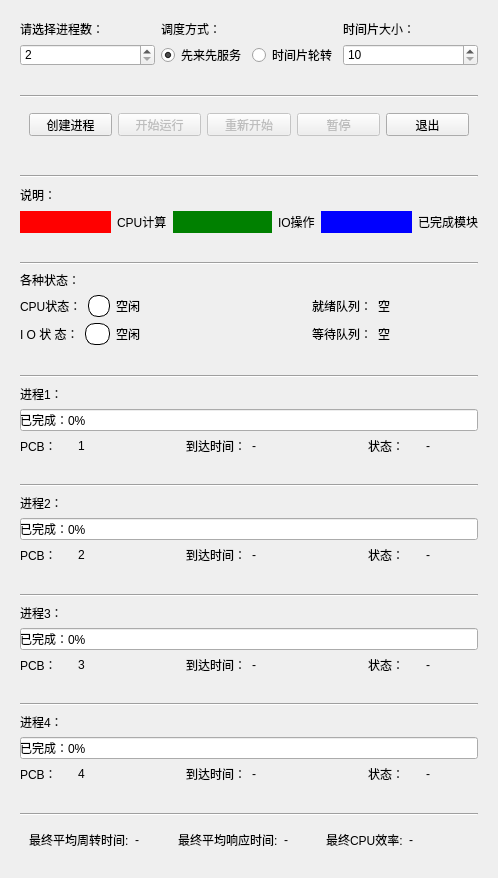
<?xml version="1.0" encoding="UTF-8"?>
<ui version="4.0">
 <class>Window</class>
 <widget class="QWidget" name="Window">
  <property name="geometry">
   <rect>
    <x>0</x>
    <y>0</y>
    <width>494</width>
    <height>878</height>
   </rect>
  </property>
  <property name="windowTitle">
   <string>Form</string>
  </property>
  <layout class="QVBoxLayout" name="verticalLayout_12">
   <item>
    <widget class="QWidget" name="widget1" native="true">
     <property name="minimumSize">
      <size>
       <width>476</width>
       <height>64</height>
      </size>
     </property>
     <property name="sizeIncrement">
      <size>
       <width>476</width>
       <height>64</height>
      </size>
     </property>
     <property name="baseSize">
      <size>
       <width>476</width>
       <height>64</height>
      </size>
     </property>
     <property name="styleSheet">
      <string notr="true">;</string>
     </property>
     <layout class="QHBoxLayout" name="horizontalLayout_2">
      <item>
       <layout class="QVBoxLayout" name="verticalLayout">
        <item>
         <widget class="QLabel" name="label_2">
          <property name="text">
           <string>请选择进程数：</string>
          </property>
         </widget>
        </item>
        <item>
         <widget class="QSpinBox" name="progress_num_box">
          <property name="enabled">
           <bool>true</bool>
          </property>
          <property name="minimum">
           <number>2</number>
          </property>
          <property name="maximum">
           <number>4</number>
          </property>
         </widget>
        </item>
       </layout>
      </item>
      <item>
       <layout class="QVBoxLayout" name="verticalLayout_2">
        <item>
         <widget class="QLabel" name="label">
          <property name="text">
           <string>调度方式：</string>
          </property>
         </widget>
        </item>
        <item>
         <layout class="QHBoxLayout" name="horizontalLayout">
          <item>
           <widget class="QRadioButton" name="FCFS_button">
            <property name="text">
             <string>先来先服务</string>
            </property>
            <property name="checked">
             <bool>true</bool>
            </property>
           </widget>
          </item>
          <item>
           <widget class="QRadioButton" name="RR_button">
            <property name="text">
             <string>时间片轮转</string>
            </property>
           </widget>
          </item>
         </layout>
        </item>
       </layout>
      </item>
      <item>
       <layout class="QVBoxLayout" name="verticalLayout_3">
        <item>
         <widget class="QLabel" name="label_3">
          <property name="text">
           <string>时间片大小：</string>
          </property>
         </widget>
        </item>
        <item>
         <widget class="QSpinBox" name="time_slicing_box">
          <property name="minimum">
           <number>10</number>
          </property>
          <property name="maximum">
           <number>30</number>
          </property>
          <property name="singleStep">
           <number>10</number>
          </property>
         </widget>
        </item>
       </layout>
      </item>
     </layout>
    </widget>
   </item>
   <item>
    <spacer name="verticalSpacer">
     <property name="orientation">
      <enum>Qt::Vertical</enum>
     </property>
     <property name="sizeHint" stdset="0">
      <size>
       <width>20</width>
       <height>40</height>
      </size>
     </property>
    </spacer>
   </item>
   <item>
    <widget class="QWidget" name="widget2" native="true">
     <property name="minimumSize">
      <size>
       <width>476</width>
       <height>68</height>
      </size>
     </property>
     <layout class="QVBoxLayout" name="verticalLayout_11">
      <item>
       <widget class="Line" name="line_8">
        <property name="orientation">
         <enum>Qt::Horizontal</enum>
        </property>
       </widget>
      </item>
      <item>
       <widget class="QWidget" name="buttons_widget" native="true">
        <property name="styleSheet">
         <string notr="true">;</string>
        </property>
        <layout class="QHBoxLayout" name="horizontalLayout_28">
         <item>
          <widget class="QPushButton" name="create_progress_button">
           <property name="text">
            <string>创建进程</string>
           </property>
          </widget>
         </item>
         <item>
          <widget class="QPushButton" name="start_button">
           <property name="enabled">
            <bool>false</bool>
           </property>
           <property name="text">
            <string>开始运行</string>
           </property>
           <property name="checkable">
            <bool>false</bool>
           </property>
          </widget>
         </item>
         <item>
          <widget class="QPushButton" name="re_start_button">
           <property name="enabled">
            <bool>false</bool>
           </property>
           <property name="text">
            <string>重新开始</string>
           </property>
          </widget>
         </item>
         <item>
          <widget class="QPushButton" name="stop_continue_button">
           <property name="enabled">
            <bool>false</bool>
           </property>
           <property name="text">
            <string>暂停</string>
           </property>
          </widget>
         </item>
         <item>
          <widget class="QPushButton" name="exit_button">
           <property name="text">
            <string>退出</string>
           </property>
          </widget>
         </item>
        </layout>
       </widget>
      </item>
     </layout>
    </widget>
   </item>
   <item>
    <spacer name="verticalSpacer_2">
     <property name="orientation">
      <enum>Qt::Vertical</enum>
     </property>
     <property name="sizeHint" stdset="0">
      <size>
       <width>20</width>
       <height>40</height>
      </size>
     </property>
    </spacer>
   </item>
   <item>
    <widget class="QWidget" name="widget3" native="true">
     <property name="minimumSize">
      <size>
       <width>476</width>
       <height>76</height>
      </size>
     </property>
     <property name="styleSheet">
      <string notr="true">;</string>
     </property>
     <layout class="QVBoxLayout" name="verticalLayout_4">
      <item>
       <widget class="Line" name="line_7">
        <property name="orientation">
         <enum>Qt::Horizontal</enum>
        </property>
       </widget>
      </item>
      <item>
       <widget class="QLabel" name="label_4">
        <property name="text">
         <string>说明：</string>
        </property>
       </widget>
      </item>
      <item>
       <layout class="QHBoxLayout" name="horizontalLayout_6">
        <item>
         <layout class="QHBoxLayout" name="horizontalLayout_5">
          <item>
           <widget class="QProgressBar" name="progressBar_3">
            <property name="enabled">
             <bool>true</bool>
            </property>
            <property name="styleSheet">
             <string notr="true">QProgressBar::chunk
{
    background-color: red;
}</string>
            </property>
            <property name="value">
             <number>100</number>
            </property>
            <property name="textVisible">
             <bool>false</bool>
            </property>
            <property name="format">
             <string/>
            </property>
           </widget>
          </item>
          <item>
           <widget class="QLabel" name="label_7">
            <property name="text">
             <string>CPU计算</string>
            </property>
           </widget>
          </item>
         </layout>
        </item>
        <item>
         <layout class="QHBoxLayout" name="horizontalLayout_4">
          <item>
           <widget class="QProgressBar" name="progressBar_2">
            <property name="styleSheet">
             <string notr="true">QProgressBar::chunk
{
    background-color: green; 
}</string>
            </property>
            <property name="value">
             <number>100</number>
            </property>
            <property name="textVisible">
             <bool>false</bool>
            </property>
            <property name="format">
             <string/>
            </property>
           </widget>
          </item>
          <item>
           <widget class="QLabel" name="label_6">
            <property name="text">
             <string>IO操作</string>
            </property>
           </widget>
          </item>
         </layout>
        </item>
        <item>
         <layout class="QHBoxLayout" name="horizontalLayout_3">
          <item>
           <widget class="QProgressBar" name="progressBar">
            <property name="styleSheet">
             <string notr="true">QProgressBar::chunk
{
    background-color: blue; 
}</string>
            </property>
            <property name="value">
             <number>100</number>
            </property>
            <property name="textVisible">
             <bool>false</bool>
            </property>
            <property name="format">
             <string/>
            </property>
           </widget>
          </item>
          <item>
           <widget class="QLabel" name="label_5">
            <property name="text">
             <string>已完成模块</string>
            </property>
           </widget>
          </item>
         </layout>
        </item>
       </layout>
      </item>
     </layout>
    </widget>
   </item>
   <item>
    <spacer name="verticalSpacer_3">
     <property name="orientation">
      <enum>Qt::Vertical</enum>
     </property>
     <property name="sizeHint" stdset="0">
      <size>
       <width>20</width>
       <height>40</height>
      </size>
     </property>
    </spacer>
   </item>
   <item>
    <widget class="QWidget" name="widget4" native="true">
     <property name="minimumSize">
      <size>
       <width>476</width>
       <height>101</height>
      </size>
     </property>
     <property name="styleSheet">
      <string notr="true"/>
     </property>
     <layout class="QVBoxLayout" name="verticalLayout_5">
      <item>
       <widget class="Line" name="line_6">
        <property name="orientation">
         <enum>Qt::Horizontal</enum>
        </property>
       </widget>
      </item>
      <item>
       <widget class="QLabel" name="label_8">
        <property name="text">
         <string>各种状态：</string>
        </property>
       </widget>
      </item>
      <item>
       <layout class="QGridLayout" name="gridLayout">
        <item row="0" column="2">
         <layout class="QHBoxLayout" name="horizontalLayout_9">
          <item>
           <widget class="QLabel" name="label_11">
            <property name="text">
             <string>就绪队列：</string>
            </property>
           </widget>
          </item>
          <item>
           <widget class="QLabel" name="ready_queue_label">
            <property name="text">
             <string>空</string>
            </property>
           </widget>
          </item>
          <item>
           <spacer name="horizontalSpacer_2">
            <property name="orientation">
             <enum>Qt::Horizontal</enum>
            </property>
            <property name="sizeHint" stdset="0">
             <size>
              <width>40</width>
              <height>20</height>
             </size>
            </property>
           </spacer>
          </item>
         </layout>
        </item>
        <item row="0" column="0">
         <layout class="QHBoxLayout" name="horizontalLayout_7">
          <item>
           <widget class="QLabel" name="label_10">
            <property name="text">
             <string>CPU状态：</string>
            </property>
           </widget>
          </item>
          <item>
           <widget class="QPushButton" name="cpu_state_button">
            <property name="enabled">
             <bool>false</bool>
            </property>
            <property name="minimumSize">
             <size>
              <width>20</width>
              <height>20</height>
             </size>
            </property>
            <property name="styleSheet">
             <string notr="true">QPushButton {
    border: 1px solid black; /* 设置黑色边框，可以根据需要调整边框宽度 */
    background-color: white; /* 设置背景颜色为白色 */
	border-radius: 10px; /* 设置按钮的边界半径为按钮宽度和高度的一半，以使其呈现为圆形 */
    width: 20px; /* 设置按钮的宽度 */
    height: 20px; /* 设置按钮的高度 */
}
</string>
            </property>
            <property name="text">
             <string/>
            </property>
            <property name="checkable">
             <bool>false</bool>
            </property>
           </widget>
          </item>
          <item>
           <widget class="QLabel" name="cpu_state_label">
            <property name="text">
             <string>空闲</string>
            </property>
           </widget>
          </item>
         </layout>
        </item>
        <item row="1" column="0">
         <layout class="QHBoxLayout" name="horizontalLayout_8">
          <item>
           <widget class="QLabel" name="label_14">
            <property name="text">
             <string>I O 状 态：</string>
            </property>
           </widget>
          </item>
          <item>
           <widget class="QPushButton" name="io_state_button">
            <property name="enabled">
             <bool>false</bool>
            </property>
            <property name="minimumSize">
             <size>
              <width>20</width>
              <height>20</height>
             </size>
            </property>
            <property name="styleSheet">
             <string notr="true">QPushButton {
    border: 1px solid black; /* 设置黑色边框，可以根据需要调整边框宽度 */
    background-color: white; /* 设置背景颜色为白色 */
	border-radius: 10px; /* 设置按钮的边界半径为按钮宽度和高度的一半，以使其呈现为圆形 */
    width: 20px; /* 设置按钮的宽度 */
    height: 20px; /* 设置按钮的高度 */
}
</string>
            </property>
            <property name="text">
             <string/>
            </property>
            <property name="checkable">
             <bool>false</bool>
            </property>
           </widget>
          </item>
          <item>
           <widget class="QLabel" name="io_state_label">
            <property name="text">
             <string>空闲</string>
            </property>
           </widget>
          </item>
         </layout>
        </item>
        <item row="1" column="2">
         <layout class="QHBoxLayout" name="horizontalLayout_10">
          <item>
           <widget class="QLabel" name="label_12">
            <property name="text">
             <string>等待队列：</string>
            </property>
           </widget>
          </item>
          <item>
           <widget class="QLabel" name="wait_queue_label">
            <property name="text">
             <string>空</string>
            </property>
           </widget>
          </item>
          <item>
           <spacer name="horizontalSpacer_4">
            <property name="orientation">
             <enum>Qt::Horizontal</enum>
            </property>
            <property name="sizeHint" stdset="0">
             <size>
              <width>40</width>
              <height>20</height>
             </size>
            </property>
           </spacer>
          </item>
         </layout>
        </item>
        <item row="0" column="1">
         <spacer name="horizontalSpacer">
          <property name="orientation">
           <enum>Qt::Horizontal</enum>
          </property>
          <property name="sizeHint" stdset="0">
           <size>
            <width>50</width>
            <height>20</height>
           </size>
          </property>
         </spacer>
        </item>
        <item row="1" column="1">
         <spacer name="horizontalSpacer_3">
          <property name="orientation">
           <enum>Qt::Horizontal</enum>
          </property>
          <property name="sizeHint" stdset="0">
           <size>
            <width>40</width>
            <height>20</height>
           </size>
          </property>
         </spacer>
        </item>
       </layout>
      </item>
     </layout>
    </widget>
   </item>
   <item>
    <spacer name="verticalSpacer_4">
     <property name="orientation">
      <enum>Qt::Vertical</enum>
     </property>
     <property name="sizeHint" stdset="0">
      <size>
       <width>20</width>
       <height>40</height>
      </size>
     </property>
    </spacer>
   </item>
   <item>
    <widget class="QWidget" name="progress1_widget" native="true">
     <property name="enabled">
      <bool>true</bool>
     </property>
     <property name="minimumSize">
      <size>
       <width>476</width>
       <height>98</height>
      </size>
     </property>
     <property name="styleSheet">
      <string notr="true"/>
     </property>
     <layout class="QVBoxLayout" name="verticalLayout_6">
      <item>
       <widget class="Line" name="line_5">
        <property name="orientation">
         <enum>Qt::Horizontal</enum>
        </property>
       </widget>
      </item>
      <item>
       <widget class="QLabel" name="label_15">
        <property name="text">
         <string>进程1：</string>
        </property>
       </widget>
      </item>
      <item>
       <widget class="QProgressBar" name="progress1_bar">
        <property name="layoutDirection">
         <enum>Qt::LeftToRight</enum>
        </property>
        <property name="styleSheet">
         <string notr="true">QProgressBar {
    text-align: left; /* 设置文本左对齐 */
}

QProgressBar::chunk {
    background-color: blue; /* 设置进度条颜色为蓝色 */
}

QProgressBar::text {
    position: relative; /* 使文本垂直居中 */
    top: 50%; /* 使文本垂直居中 */
    transform: translateY(-50%); /* 使文本垂直居中 */
}
</string>
        </property>
        <property name="value">
         <number>0</number>
        </property>
        <property name="textVisible">
         <bool>true</bool>
        </property>
        <property name="textDirection">
         <enum>QProgressBar::TopToBottom</enum>
        </property>
        <property name="format">
         <string>已完成：%p%</string>
        </property>
       </widget>
      </item>
      <item>
       <layout class="QHBoxLayout" name="horizontalLayout_15">
        <item>
         <layout class="QHBoxLayout" name="horizontalLayout_11">
          <item>
           <widget class="QLabel" name="label_16">
            <property name="text">
             <string>PCB：</string>
            </property>
           </widget>
          </item>
          <item>
           <widget class="QLabel" name="label_17">
            <property name="text">
             <string>1</string>
            </property>
           </widget>
          </item>
         </layout>
        </item>
        <item>
         <widget class="QLabel" name="label_20">
          <property name="text">
           <string>到达时间：</string>
          </property>
          <property name="alignment">
           <set>Qt::AlignRight|Qt::AlignTrailing|Qt::AlignVCenter</set>
          </property>
         </widget>
        </item>
        <item>
         <widget class="QLabel" name="progress1_arrival_time_label">
          <property name="text">
           <string>-</string>
          </property>
         </widget>
        </item>
        <item>
         <layout class="QHBoxLayout" name="horizontalLayout_13">
          <item>
           <widget class="QLabel" name="label_19">
            <property name="text">
             <string>状态：</string>
            </property>
           </widget>
          </item>
          <item>
           <widget class="QLabel" name="progress1_state_label">
            <property name="text">
             <string>-</string>
            </property>
           </widget>
          </item>
         </layout>
        </item>
       </layout>
      </item>
     </layout>
    </widget>
   </item>
   <item>
    <spacer name="verticalSpacer_5">
     <property name="orientation">
      <enum>Qt::Vertical</enum>
     </property>
     <property name="sizeHint" stdset="0">
      <size>
       <width>20</width>
       <height>40</height>
      </size>
     </property>
    </spacer>
   </item>
   <item>
    <widget class="QWidget" name="progress2_widget" native="true">
     <property name="minimumSize">
      <size>
       <width>476</width>
       <height>98</height>
      </size>
     </property>
     <property name="styleSheet">
      <string notr="true"/>
     </property>
     <layout class="QVBoxLayout" name="verticalLayout_8">
      <item>
       <widget class="Line" name="line_4">
        <property name="orientation">
         <enum>Qt::Horizontal</enum>
        </property>
       </widget>
      </item>
      <item>
       <widget class="QLabel" name="label_29">
        <property name="text">
         <string>进程2：</string>
        </property>
       </widget>
      </item>
      <item>
       <widget class="QProgressBar" name="progress2_bar">
        <property name="styleSheet">
         <string notr="true">QProgressBar {
    text-align: left; /* 设置文本左对齐 */
}

QProgressBar::chunk {
    background-color: blue; /* 设置进度条颜色为蓝色 */
}

QProgressBar::text {
    position: relative; /* 使文本垂直居中 */
    top: 50%; /* 使文本垂直居中 */
    transform: translateY(-50%); /* 使文本垂直居中 */
}
</string>
        </property>
        <property name="value">
         <number>0</number>
        </property>
        <property name="format">
         <string>已完成：%p%</string>
        </property>
       </widget>
      </item>
      <item>
       <layout class="QHBoxLayout" name="horizontalLayout_21">
        <item>
         <layout class="QHBoxLayout" name="horizontalLayout_12">
          <item>
           <widget class="QLabel" name="label_30">
            <property name="text">
             <string>PCB：</string>
            </property>
           </widget>
          </item>
          <item>
           <widget class="QLabel" name="label_31">
            <property name="text">
             <string>2</string>
            </property>
           </widget>
          </item>
         </layout>
        </item>
        <item>
         <widget class="QLabel" name="label_22">
          <property name="text">
           <string>到达时间：</string>
          </property>
          <property name="alignment">
           <set>Qt::AlignRight|Qt::AlignTrailing|Qt::AlignVCenter</set>
          </property>
         </widget>
        </item>
        <item>
         <widget class="QLabel" name="progress2_arrival_time_label">
          <property name="text">
           <string>-</string>
          </property>
         </widget>
        </item>
        <item>
         <layout class="QHBoxLayout" name="horizontalLayout_22">
          <item>
           <widget class="QLabel" name="label_32">
            <property name="text">
             <string>状态：</string>
            </property>
           </widget>
          </item>
          <item>
           <widget class="QLabel" name="progress2_state_label">
            <property name="text">
             <string>-</string>
            </property>
           </widget>
          </item>
         </layout>
        </item>
       </layout>
      </item>
     </layout>
    </widget>
   </item>
   <item>
    <spacer name="verticalSpacer_6">
     <property name="orientation">
      <enum>Qt::Vertical</enum>
     </property>
     <property name="sizeHint" stdset="0">
      <size>
       <width>20</width>
       <height>40</height>
      </size>
     </property>
    </spacer>
   </item>
   <item>
    <widget class="QWidget" name="progress3_widget" native="true">
     <property name="minimumSize">
      <size>
       <width>476</width>
       <height>98</height>
      </size>
     </property>
     <property name="styleSheet">
      <string notr="true"/>
     </property>
     <layout class="QVBoxLayout" name="verticalLayout_9">
      <item>
       <widget class="Line" name="line_3">
        <property name="orientation">
         <enum>Qt::Horizontal</enum>
        </property>
       </widget>
      </item>
      <item>
       <widget class="QLabel" name="label_36">
        <property name="text">
         <string>进程3：</string>
        </property>
       </widget>
      </item>
      <item>
       <widget class="QProgressBar" name="progress3_bar">
        <property name="styleSheet">
         <string notr="true">QProgressBar {
    text-align: left; /* 设置文本左对齐 */
}

QProgressBar::chunk {
    background-color: blue; /* 设置进度条颜色为蓝色 */
}

QProgressBar::text {
    position: relative; /* 使文本垂直居中 */
    top: 50%; /* 使文本垂直居中 */
    transform: translateY(-50%); /* 使文本垂直居中 */
}
</string>
        </property>
        <property name="value">
         <number>0</number>
        </property>
        <property name="format">
         <string>已完成：%p%</string>
        </property>
       </widget>
      </item>
      <item>
       <layout class="QHBoxLayout" name="horizontalLayout_24">
        <item>
         <layout class="QHBoxLayout" name="horizontalLayout_25">
          <item>
           <widget class="QLabel" name="label_37">
            <property name="text">
             <string>PCB：</string>
            </property>
           </widget>
          </item>
          <item>
           <widget class="QLabel" name="label_38">
            <property name="text">
             <string>3</string>
            </property>
           </widget>
          </item>
         </layout>
        </item>
        <item>
         <widget class="QLabel" name="label_24">
          <property name="text">
           <string>到达时间：</string>
          </property>
          <property name="alignment">
           <set>Qt::AlignRight|Qt::AlignTrailing|Qt::AlignVCenter</set>
          </property>
         </widget>
        </item>
        <item>
         <widget class="QLabel" name="progress3_arrival_time_label">
          <property name="text">
           <string>-</string>
          </property>
         </widget>
        </item>
        <item>
         <layout class="QHBoxLayout" name="horizontalLayout_26">
          <item>
           <widget class="QLabel" name="label_39">
            <property name="text">
             <string>状态：</string>
            </property>
           </widget>
          </item>
          <item>
           <widget class="QLabel" name="progress3_state_label">
            <property name="text">
             <string>-</string>
            </property>
           </widget>
          </item>
         </layout>
        </item>
       </layout>
      </item>
     </layout>
    </widget>
   </item>
   <item>
    <spacer name="verticalSpacer_7">
     <property name="orientation">
      <enum>Qt::Vertical</enum>
     </property>
     <property name="sizeHint" stdset="0">
      <size>
       <width>20</width>
       <height>40</height>
      </size>
     </property>
    </spacer>
   </item>
   <item>
    <widget class="QWidget" name="progress4_widget" native="true">
     <property name="minimumSize">
      <size>
       <width>476</width>
       <height>98</height>
      </size>
     </property>
     <property name="styleSheet">
      <string notr="true"/>
     </property>
     <layout class="QVBoxLayout" name="verticalLayout_10">
      <item>
       <widget class="Line" name="line_2">
        <property name="orientation">
         <enum>Qt::Horizontal</enum>
        </property>
       </widget>
      </item>
      <item>
       <widget class="QLabel" name="label_50">
        <property name="text">
         <string>进程4：</string>
        </property>
       </widget>
      </item>
      <item>
       <widget class="QProgressBar" name="progress4_bar">
        <property name="styleSheet">
         <string notr="true">QProgressBar {
    text-align: left; /* 设置文本左对齐 */
}

QProgressBar::chunk {
    background-color: blue; /* 设置进度条颜色为蓝色 */
}

QProgressBar::text {
    position: relative; /* 使文本垂直居中 */
    top: 50%; /* 使文本垂直居中 */
    transform: translateY(-50%); /* 使文本垂直居中 */
}
</string>
        </property>
        <property name="value">
         <number>0</number>
        </property>
        <property name="format">
         <string>已完成：%p%</string>
        </property>
       </widget>
      </item>
      <item>
       <layout class="QHBoxLayout" name="horizontalLayout_33">
        <item>
         <layout class="QHBoxLayout" name="horizontalLayout_34">
          <item>
           <widget class="QLabel" name="label_51">
            <property name="text">
             <string>PCB：</string>
            </property>
           </widget>
          </item>
          <item>
           <widget class="QLabel" name="label_52">
            <property name="text">
             <string>4</string>
            </property>
           </widget>
          </item>
         </layout>
        </item>
        <item>
         <widget class="QLabel" name="label_26">
          <property name="text">
           <string>到达时间：</string>
          </property>
          <property name="alignment">
           <set>Qt::AlignRight|Qt::AlignTrailing|Qt::AlignVCenter</set>
          </property>
         </widget>
        </item>
        <item>
         <widget class="QLabel" name="progress4_arrival_time_label">
          <property name="text">
           <string>-</string>
          </property>
         </widget>
        </item>
        <item>
         <layout class="QHBoxLayout" name="horizontalLayout_35">
          <item>
           <widget class="QLabel" name="label_53">
            <property name="text">
             <string>状态：</string>
            </property>
           </widget>
          </item>
          <item>
           <widget class="QLabel" name="progress4_state_label">
            <property name="text">
             <string>-</string>
            </property>
           </widget>
          </item>
         </layout>
        </item>
       </layout>
      </item>
     </layout>
    </widget>
   </item>
   <item>
    <spacer name="verticalSpacer_8">
     <property name="orientation">
      <enum>Qt::Vertical</enum>
     </property>
     <property name="sizeHint" stdset="0">
      <size>
       <width>20</width>
       <height>40</height>
      </size>
     </property>
    </spacer>
   </item>
   <item>
    <widget class="QWidget" name="result_widget" native="true">
     <property name="minimumSize">
      <size>
       <width>476</width>
       <height>63</height>
      </size>
     </property>
     <layout class="QVBoxLayout" name="verticalLayout_7">
      <item>
       <widget class="Line" name="line">
        <property name="orientation">
         <enum>Qt::Horizontal</enum>
        </property>
       </widget>
      </item>
      <item>
       <widget class="QWidget" name="result_widget_in" native="true">
        <property name="styleSheet">
         <string notr="true">;</string>
        </property>
        <layout class="QHBoxLayout" name="horizontalLayout_18">
         <item>
          <layout class="QHBoxLayout" name="horizontalLayout_14">
           <item>
            <widget class="QLabel" name="label_9">
             <property name="text">
              <string>最终平均周转时间:</string>
             </property>
            </widget>
           </item>
           <item>
            <widget class="QLabel" name="turnaround_time_label">
             <property name="text">
              <string>-</string>
             </property>
            </widget>
           </item>
          </layout>
         </item>
         <item>
          <layout class="QHBoxLayout" name="horizontalLayout_16">
           <item>
            <widget class="QLabel" name="label_13">
             <property name="text">
              <string>最终平均响应时间:</string>
             </property>
            </widget>
           </item>
           <item>
            <widget class="QLabel" name="response_time_label">
             <property name="text">
              <string>-</string>
             </property>
            </widget>
           </item>
          </layout>
         </item>
         <item>
          <layout class="QHBoxLayout" name="horizontalLayout_17">
           <item>
            <widget class="QLabel" name="label_18">
             <property name="text">
              <string>最终CPU效率:</string>
             </property>
            </widget>
           </item>
           <item>
            <widget class="QLabel" name="cpu_efficiency_label">
             <property name="text">
              <string>-</string>
             </property>
            </widget>
           </item>
          </layout>
         </item>
        </layout>
       </widget>
      </item>
     </layout>
    </widget>
   </item>
  </layout>
 </widget>
 <resources/>
 <connections/>
</ui>
